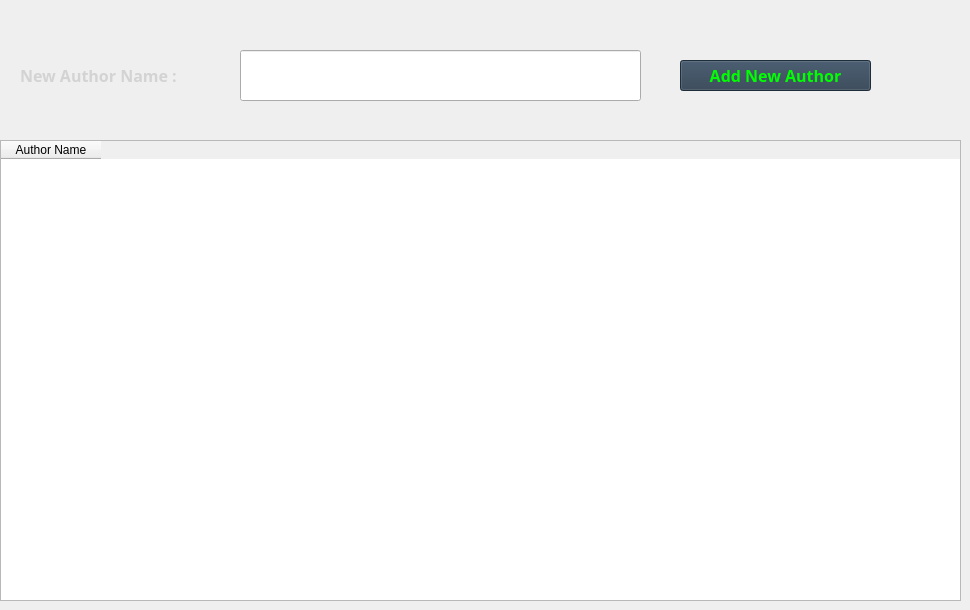
      <widget class="QWidget" name="tab_8">
       <attribute name="title">
        <string>Author</string>
       </attribute>
       <widget class="QLabel" name="label_27">
        <property name="geometry">
         <rect>
          <x>20</x>
          <y>60</y>
          <width>191</width>
          <height>31</height>
         </rect>
        </property>
        <property name="font">
         <font>
          <family>Myriad Pro Light</family>
          <pointsize>12</pointsize>
          <weight>75</weight>
          <bold>true</bold>
         </font>
        </property>
        <property name="styleSheet">
         <string notr="true">color: rgb(211, 211, 211);</string>
        </property>
        <property name="text">
         <string>New Author Name :</string>
        </property>
       </widget>
       <widget class="QLineEdit" name="addAuthor">
        <property name="geometry">
         <rect>
          <x>240</x>
          <y>50</y>
          <width>401</width>
          <height>51</height>
         </rect>
        </property>
        <property name="font">
         <font>
          <family>Myriad Pro Light</family>
          <pointsize>12</pointsize>
          <weight>75</weight>
          <bold>true</bold>
         </font>
        </property>
       </widget>
       <widget class="QTableWidget" name="allAuthors_2">
        <property name="geometry">
         <rect>
          <x>0</x>
          <y>140</y>
          <width>961</width>
          <height>461</height>
         </rect>
        </property>
        <property name="styleSheet">
         <string notr="true">font: 63 10pt &quot;Myriad Pro Light&quot;;</string>
        </property>
        <column>
         <property name="text">
          <string>Author Name</string>
         </property>
        </column>
       </widget>
       <widget class="QPushButton" name="addAuthorBtn">
        <property name="geometry">
         <rect>
          <x>680</x>
          <y>60</y>
          <width>191</width>
          <height>31</height>
         </rect>
        </property>
        <property name="font">
         <font>
          <family>Myriad Pro Light</family>
          <pointsize>12</pointsize>
          <weight>75</weight>
          <bold>true</bold>
         </font>
        </property>
        <property name="styleSheet">
         <string notr="true">color: rgb(0, 255, 0);
background-color: rgb(44,62,80);</string>
        </property>
        <property name="text">
         <string>Add New Author</string>
        </property>
       </widget>
      </widget>
